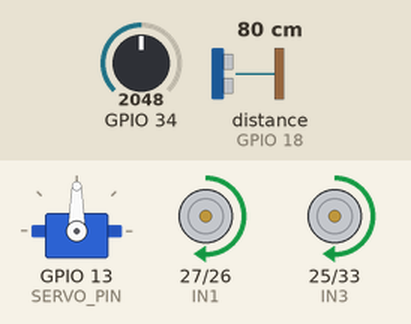
Recording of a sketch running on a simulated ESP32. Shown: servo, motor-driver pin pairs drawn as motors (green arrow = first pin HIGH = forward, orange = second pin HIGH = backward, longer = more drive, scaled by the enable pin). Wiring (inferred from the names in the program): ultrasonic range finder: trigger GPIO 5; echo GPIO 18. The test bench sets the inputs (shaded band); at power-on: distance to the obstacle (sensor on GPIO 18) 80 cm, GPIO 34 = 2048. The echo pulse lasts 58.3 µs per cm; WiFi joins after 1.5 s; servers stay silent unless stated; web services answer with replies made up by the test bench.

Above: at 2.7 s.
2.8 s: distance to the obstacle (sensor on GPIO 18) set to 47 cm
4.3 s: distance to the obstacle (sensor on GPIO 18) set to 38 cm
At 5.53 s:
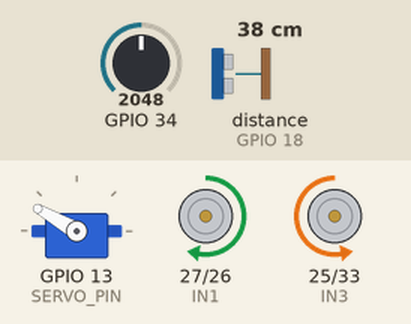
7.3 s: distance to the obstacle (sensor on GPIO 18) set to 120 cm
At 7.9 s:
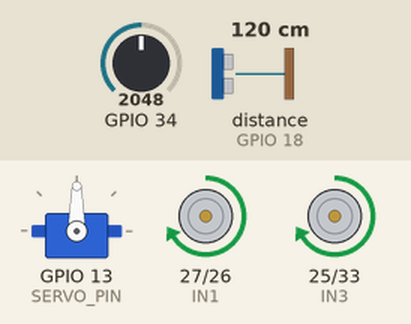
8.8 s: distance to the obstacle (sensor on GPIO 18) set to 87 cm
10.3 s: distance to the obstacle (sensor on GPIO 18) set to 77 cm
At 11.5 s:
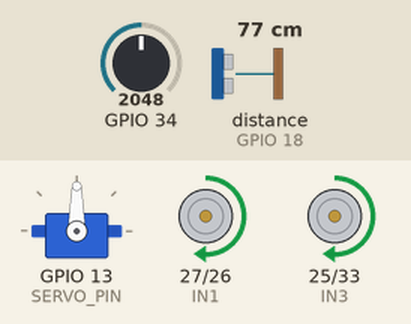
11.8 s: distance to the obstacle (sensor on GPIO 18) set to 2 cm
At 11.99 s:
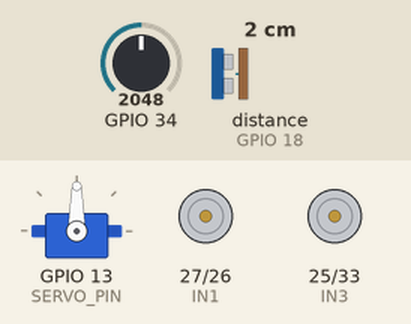
Timing chart, 0 to 20.9 s (numbered marks = the images above; inputs shaded):
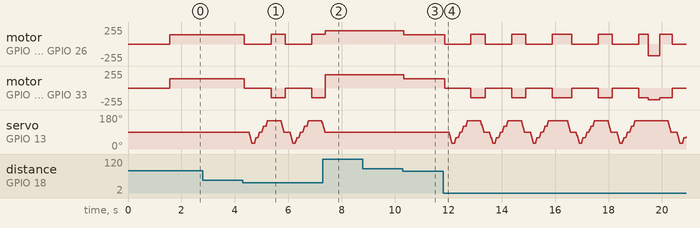

Measured:
- the behaviour switches between 42 and 41 cm on distance to the obstacle (sensor on GPIO 18) (found by bisection; images 0 and 1)
- the behaviour switches between 82 and 81 cm on distance to the obstacle (sensor on GPIO 18) (found by bisection; images 2 and 3)
- after the input at 2.8 s, every drawn part: stays the same
- after the input at 4.3 s, motor on GPIO 27 (IN1) / GPIO 26 (IN2): alternates forward 149/255 for 0.54 s and stopped for 1.0 s, starting after 0.06 s; motor on GPIO 25 (IN3) / GPIO 33 (IN4): alternates backward 149/255 for 0.54 s and stopped for 1.0 s, starting after 0.06 s
- after the input at 7.3 s, servo on GPIO 13 (SERVO_PIN): goes on until 7.4 s, then stays 90°
- after the input at 8.8 s, every drawn part: stays the same
- after the input at 10.3 s, motor on GPIO 27 (IN1) / GPIO 26 (IN2), motor on GPIO 25 (IN3) / GPIO 33 (IN4): forward 199/255 → forward 139/255 at once

The sketch:

ROBOT_SMART.ino
```cpp
#include <WiFi.h>
#include <WebServer.h>
#include <ESP32Servo.h>
#include <HTTPClient.h>

/* WIFI */
const char* ssid = "HOANG HAI";
const char* password = "25102005";

/* AUTH */
const char* www_username = "admin";
const char* www_password = "123456";
String secretKey = "abc123";

/* THINGSPEAK */
String apiKey = "X2ZCX24PM7S3D14B";

/* SERVER */
WebServer server(80);

/* MOTOR */
#define IN1 27
#define IN2 26
#define IN3 25
#define IN4 33
#define ENA 14
#define ENB 32

/* PWM CHANNEL */
#define PWM_A 0
#define PWM_B 1

/* ULTRASONIC */
#define TRIG 5
#define ECHO 18

/* SERVO */
#define SERVO_PIN 13
Servo radar;

/* MODE */
bool autoMode = true;

/* SPEED */
int currentSpeed = 0;

/* DATA */
int distanceFront = 0;
float batteryVoltage = 0;

/* ================= AUTH ================= */

bool isAuth(){
  if(!server.authenticate(www_username,www_password)){
    server.requestAuthentication();
    return false;
  }
  return true;
}

bool checkKey(){
  if(server.arg("key") != secretKey){
    server.send(403,"text/plain","Forbidden");
    return false;
  }
  return true;
}

/* ================= MOTOR ================= */

void setSpeedSmooth(int target){
  if(target > currentSpeed){
    for(int i=currentSpeed;i<=target;i+=5){
      ledcWrite(PWM_A,i);
      ledcWrite(PWM_B,i);
      delay(2);
    }
  }else{
    for(int i=currentSpeed;i>=target;i-=5){
      ledcWrite(PWM_A,i);
      ledcWrite(PWM_B,i);
      delay(2);
    }
  }
  currentSpeed = target;
}

void stopCar(){ setSpeedSmooth(0); }

void forward(int s){
  digitalWrite(IN1,HIGH); digitalWrite(IN2,LOW);
  digitalWrite(IN3,HIGH); digitalWrite(IN4,LOW);
  setSpeedSmooth(s);
}

void backward(int s){
  digitalWrite(IN1,LOW); digitalWrite(IN2,HIGH);
  digitalWrite(IN3,LOW); digitalWrite(IN4,HIGH);
  setSpeedSmooth(s);
}

void turnLeft(){
  digitalWrite(IN1,LOW); digitalWrite(IN2,HIGH);
  digitalWrite(IN3,HIGH); digitalWrite(IN4,LOW);
  setSpeedSmooth(150);
}

void turnRight(){
  digitalWrite(IN1,HIGH); digitalWrite(IN2,LOW);
  digitalWrite(IN3,LOW); digitalWrite(IN4,HIGH);
  setSpeedSmooth(150);
}

/* ================= SENSOR ================= */

int readDistance(){
  digitalWrite(TRIG,LOW); delayMicroseconds(2);
  digitalWrite(TRIG,HIGH); delayMicroseconds(10);
  digitalWrite(TRIG,LOW);

  long duration = pulseIn(ECHO,HIGH,25000);
  int d = duration*0.034/2;
  if(d==0) d=400;
  return d;
}

float readBattery(){
  int val = analogRead(34);
  return val * (3.3 / 4095.0) * 2;
}

/* ================= SERVO ================= */

void servoMove(int pos){
  int cur = radar.read();
  if(pos > cur){
    for(int i=cur;i<=pos;i++){ radar.write(i); delay(2);}
  }else{
    for(int i=cur;i>=pos;i--){ radar.write(i); delay(2);}
  }
}

/* ================= AI ================= */

int scanBestDirection(){
  int angles[] = {30,60,90,120,150};
  int bestAngle = 90;
  int maxDist = 0;

  for(int i=0;i<5;i++){
    servoMove(angles[i]);
    delay(80);
    int d = readDistance();

    if(d > maxDist){
      maxDist = d;
      bestAngle = angles[i];
    }
  }
  return bestAngle;
}

int stuckCount = 0;

void autoDrive(){

  servoMove(90);
  distanceFront = readDistance();

  if(distanceFront > 80){
    forward(200);
    stuckCount = 0;
  }
  else if(distanceFront > 40){
    forward(140);
    stuckCount = 0;
  }
  else{
    stopCar();
    delay(150);

    stuckCount++;

    int best = scanBestDirection();

    if(best < 90) turnRight();
    else turnLeft();

    delay(350);

    if(stuckCount > 4){
      backward(180);
      delay(400);
      turnRight();
      delay(300);
      stuckCount = 0;
    }
  }
}

/* ================= CLOUD ================= */

void sendToCloud(){

  if(WiFi.status()==WL_CONNECTED){

    HTTPClient http;

    String url = "http://api.thingspeak.com/update?api_key=" + apiKey;
    url += "&field1=" + String(distanceFront);
    url += "&field2=" + String(autoMode);
    url += "&field3=" + String(batteryVoltage);

    http.begin(url);
    http.GET();
    http.end();
  }
}

/* ================= WEB ================= */

void handleRoot(){

if(!isAuth()) return;

String page = R"rawliteral(
<!DOCTYPE html>
<html>
<head>
<meta name="viewport" content="width=device-width, initial-scale=1">
<style>
body{background:#0f172a;color:white;text-align:center;font-family:sans-serif;}
.card{background:#1e293b;padding:15px;border-radius:12px;margin:10px;}
button{width:80px;height:60px;margin:5px;border-radius:12px;font-size:20px;border:none;}
.green{background:#22c55e;}
.blue{background:#3b82f6;}
.red{background:#ef4444;}
.yellow{background:#f59e0b;}
</style>
</head>

<body>

<h2>🤖 ESP32 AI ROBOT</h2>

<div class="card">
Distance: <span id="d">0</span> cm<br>
Battery: <span id="b">0</span> V<br>
Mode: <span id="m">AUTO</span>
</div>

<button class="green" onclick="cmd('f')">↑</button><br>
<button class="blue" onclick="cmd('l')">←</button>
<button class="red" onclick="cmd('s')">■</button>
<button class="blue" onclick="cmd('r')">→</button><br>
<button class="green" onclick="cmd('b')">↓</button>

<br><br>

<button class="yellow" onclick="cmd('auto')">AUTO</button>
<button class="yellow" onclick="cmd('manual')">MANUAL</button>

<script>
function cmd(c){ fetch("/"+c+"?key=abc123"); }

setInterval(()=>{
fetch("/data?key=abc123")
.then(r=>r.json())
.then(d=>{
document.getElementById("d").innerHTML=d.distance;
document.getElementById("b").innerHTML=d.battery;
document.getElementById("m").innerHTML=d.mode;
});
},2000);
</script>

</body>
</html>
)rawliteral";

server.send(200,"text/html",page);
}

/* API DATA */

void handleData(){
if(!checkKey()) return;

String json = "{";
json += "\"distance\":" + String(distanceFront) + ",";
json += "\"battery\":" + String(batteryVoltage) + ",";
json += "\"mode\":\"" + String(autoMode?"AUTO":"MANUAL") + "\"";
json += "}";

server.send(200,"application/json",json);
}

/* ================= SERVER ================= */

void setupServer(){

server.on("/",handleRoot);
server.on("/data",handleData);

server.on("/f",[]{ if(!checkKey())return; autoMode=false; forward(200); server.send(200);});
server.on("/b",[]{ if(!checkKey())return; autoMode=false; backward(200); server.send(200);});
server.on("/l",[]{ if(!checkKey())return; autoMode=false; turnLeft(); server.send(200);});
server.on("/r",[]{ if(!checkKey())return; autoMode=false; turnRight(); server.send(200);});
server.on("/s",[]{ if(!checkKey())return; autoMode=false; stopCar(); server.send(200);});

server.on("/auto",[]{ if(!checkKey())return; autoMode=true; server.send(200);});
server.on("/manual",[]{ if(!checkKey())return; autoMode=false; stopCar(); server.send(200);});

server.begin();
}

/* ================= SETUP ================= */

void setup(){

Serial.begin(115200);

pinMode(TRIG,OUTPUT);
pinMode(ECHO,INPUT);

pinMode(IN1,OUTPUT);
pinMode(IN2,OUTPUT);
pinMode(IN3,OUTPUT);
pinMode(IN4,OUTPUT);

/* PWM FIX */
ledcSetup(PWM_A,1000,8);
ledcSetup(PWM_B,1000,8);

ledcAttachPin(ENA,PWM_A);
ledcAttachPin(ENB,PWM_B);

radar.attach(SERVO_PIN);

/* WIFI */
WiFi.begin(ssid,password);
while(WiFi.status()!=WL_CONNECTED){ delay(500); }

/* SERVER */
setupServer();
}

/* ================= LOOP ================= */

unsigned long lastSend = 0;

void loop(){

server.handleClient();

batteryVoltage = readBattery();

if(autoMode) autoDrive();

if(millis() - lastSend > 15000){
  sendToCloud();
  lastSend = millis();
}

}
```
